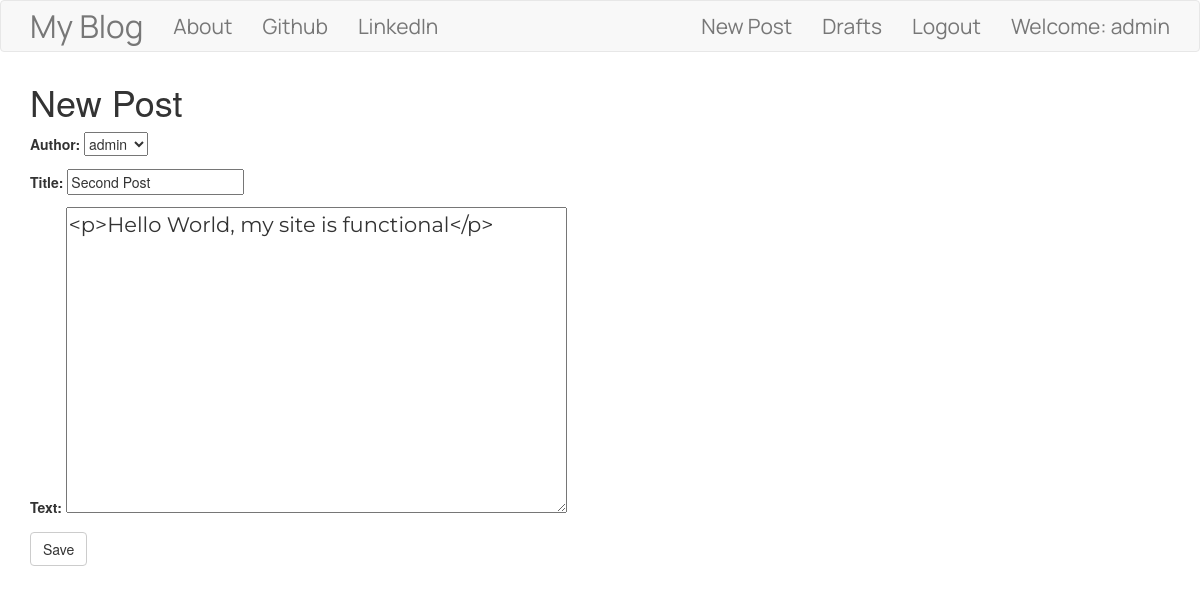
Screenshot of /post/2/update (signed in) with the database file from the repository.
### blog/models.py (models this page shows, shortened)
class Post(models.Model):
    author = models.ForeignKey('auth.User',on_delete=models.CASCADE)
    title = models.CharField(max_length=256)
    text = models.TextField()
    created_date = models.DateTimeField(default=timezone.now)
    published_date = models.DateTimeField(blank=True,null=True)

### blog/views.py (the view)
# urls.py: url(r'post/(?P<pk>\d+)/update$',views.UpdatePostView.as_view(),name='post_update'),
class UpdatePostView(LoginRequiredMixin,UpdateView):
    login_url = '/login/'
    redirect_field_name = 'blog/post_detail.html'
    form_class = PostForm
    model = Post

### blog/forms.py
class PostForm(forms.ModelForm):
    class Meta():
        model = Post
        fields = ('author','title','text')
        widgets = {
            'title':forms.TextInput(attrs={'class':'textinputclass'}),
            'text':forms.Textarea(attrs={'class':'editable medium-editor-textarea postcontent'}),
        }

### blog/templates/blog/post_form.html (shortened to what this page needs)
{% extends "blog/base.html" %}
{% block content %}
  <h1>New Post</h1>
  <form class="post-form" method="POST">
    {{ form.as_p }}
    <button type="submit" class="save btn btn-default">Save</button>
  </form>
{% endblock %}

### blog/templates/blog/base.html (shortened to what this page needs)
<!DOCTYPE html>
{% load static %}
<html lang="en" dir="ltr">
  <head>
    <link rel="stylesheet" href="https://maxcdn.bootstrapcdn.com/bootstrap/3.3.7/css/bootstrap.min.css">
    <link rel="stylesheet" href="//cdn.jsdelivr.net/npm/medium-editor@latest/dist/css/medium-editor.min.css" type="text/css" media="screen" charset="utf-8">
    <link rel="stylesheet" href="{% static 'css/blog.css' %}">
  </head>
  <body>
    <nav class="navbar navbar-default techfont custom-navbar">
      <div class="container">
        <ul class="nav navbar-nav">
          <li><a class="navbar-brand bigbrand" href="{% url 'post_list' %}">My Blog</a></li>
          <li><a class="navbar-link" href="{% url 'about' %}">About</a></li>
          <li><a class="navbar-link" href="https://www.github.com">Github</a></li>
          <li><a class="navbar-link" href="https://www.LinkedIn.com">LinkedIn</a></li>
        </ul>
        <ul class="nav navbar-nav navbar-right">
          {% if user.is_authenticated %}
            <li><a href="{% url 'post_new' %}">New Post</a></li>
            <li><a href="{% url 'post_draft_list' %}">Drafts</a></li>
            <li><a href="{% url 'logout' %}">Logout</a></li>
            <li><a>Welcome: {{ user.username }}</a></li>
          {% else %}
            <li><a class="nav navbar-nav navbar-right" href="{% url 'login' %}"><span class="glyphicon glyphicon-user"></span></a></li>
          {% endif %}
        </ul>
      </div>
    </nav>
    <div class="content container">
      <div class="row">
        <div class="col-md-8">
          <div class="blog_posts">
            {% block content %}
            {% endblock %}
          </div>
        </div>
      </div>
    </div>
  </body>
</html>

### blog/static/css/blog.css (style rules this page uses)
.techfont { font-family: 'Manrope',sans-serif; font-size: 1.5em; margin-bottom: 10px; }
.bigbrand { font-size: 1.5em; }
.postcontent { font-family: 'Montserrat'; font-size: 1.5em; }

### rows the page displays
Post: author "admin", title "Second Post", text "<p>Hello World, my site is functional</p>"

### other values shown
{{ user.username }} "admin"
